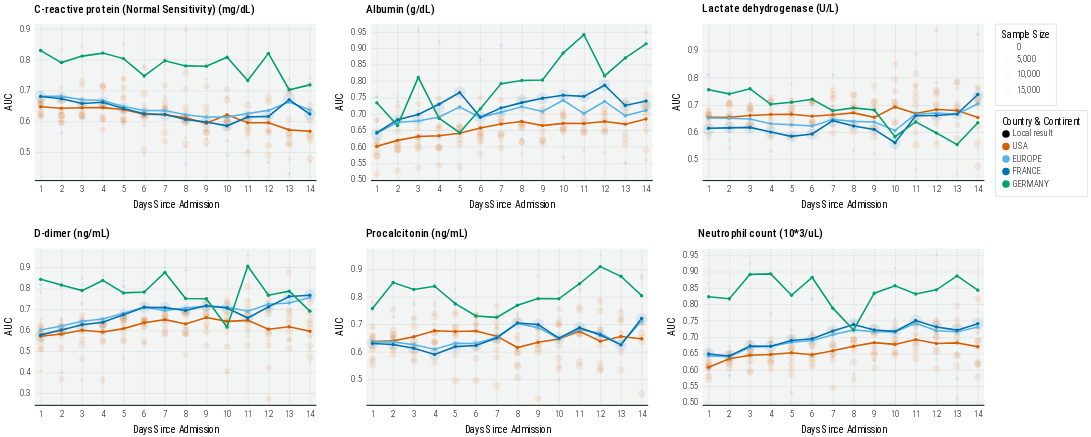

The notebook cell this image was saved under:
### Code cell
def plot_lab(df=None, lab='Neutrophil count (10*3/uL)', is_country=True):
    d = df.copy()
    d = d[d.lab == lab]
    
    showLegend = False
    if lab == 'Lactate dehydrogenase (U/L)':
        showLegend = True
    
    """
    Country-Level
    """
    dm = d[d.siteid.str.contains('META')].copy()
    dm.siteid = dm.siteid.apply(lambda x: x.replace('META-', ''))
    color_scale=alt.Scale(domain=countries, range=country_colors)
    
    plot = alt.Chart(
        dm
    ).mark_line(
#         point=True,
        size=2.5,
#         stroke='black',
        opacity=1
    ).encode(
        x=alt.X("day:Q", title='Days Since Admission', axis=alt.Axis(labelAngle=0, tickCount=10), scale=alt.Scale(clamp=True, nice=False, padding=10)),
        y=alt.Y("value:Q", title='AUC', scale=alt.Scale(zero=False, nice=False, padding=10)),
        # shape=alt.Shape("siteid:N", title='Continent', scale=alt.Scale(domain=['USA', 'EUROPE'], range=['circle', 'diamond']), legend=alt.Legend() if showLegend else None),
        color=alt.Color("siteid:N", title='Country & Continent', scale=color_scale, legend=alt.Legend() if showLegend else None),
    ).properties(
        width=450,
        height=250
    )
    
    point = plot.mark_point(
        filled=True,
        opacity=1,
        size=30
    ).encode(
        color=alt.Color("siteid:N", title='Country & Continent', scale=color_scale)
    )
    

    cp = (plot + point) # if is_country else plot

    """
    Site-Level
    """
    dm = d[~d.siteid.str.contains('META')].copy()
    color_scale=alt.Scale(domain=sites, range=site_colors)

    plot = alt.Chart(
        dm
    ).mark_line(
#         point=True,
        size=2.5,
#         stroke='black',
        opacity=0
    ).encode(
        x=alt.X("day:Q", title='Days Since Admission', axis=alt.Axis(labelAngle=0, tickCount=10), scale=alt.Scale(clamp=True, nice=False, padding=10)),
        y=alt.Y("value:Q", title='AUC', scale=alt.Scale(zero=False, nice=False, padding=10)),
        color=alt.Color("siteid:N", title=None, scale=color_scale, legend=None),
    ).properties(
        width=450,
        height=250
    )
    
    point = plot.mark_point(
        filled=True,
        opacity=0.1,
        size=150
    ).encode(
        color=alt.Color("siteid:N", title=None, scale=alt.Scale(domain=sites, range=site_colors), legend=None),
        size=alt.Size('N:Q', title='Sample Size', legend=alt.Legend() if showLegend else None),
        
        # color=alt.Color("N:Q", title='Sample Size', legend=alt.Legend() if showLegend else None),
        # shape=alt.Shape("siteid:N", title=None, scale=alt.Scale(domain=sites, range=site_shapes), legend=None),
        
        # opacity=alt.Opacity('N:Q', title='Sample Size', scale=alt.Scale(range=[0, 1]))
    )
    

    sp = (plot + point) # if is_country else plot
    
    """
    Combine
    """
    plot = (sp + cp).resolve_scale(color='independent', size='independent', shape='independent')
    
    plot = plot.properties(
        title={
            "text": [
                f"{lab}",
            ],
            "dx": 50,
            'fontSize': 18,
            "subtitleColor": "gray",
        }
    )

    return plot

# plot = plot_lab(df=df)

p1 = alt.hconcat(*(
   plot_lab(df=df, lab=lab, is_country=True) for lab in unique_labs[0:3]
), spacing=30)#.resolve_scale(color='shared', shape='shared', stroke='independent', size='independent')

p2 = alt.hconcat(*(
   plot_lab(df=df, lab=lab, is_country=True) for lab in unique_labs[3:6]
), spacing=30)#.resolve_scale(color='shared', shape='shared', stroke='independent', size='independent')

p3 = alt.hconcat(*(
   plot_lab(df=df, lab=lab, is_country=True) for lab in unique_labs[6:9]
), spacing=30)#.resolve_scale(color='shared', shape='shared', stroke='independent', size='independent')

plot = alt.vconcat(p1, p2, p3, spacing=30)#.resolve_scale(color='shared')

# plot = plot.properties(
#     title={
# #         "text": [
# #             f"Lab Trajectory",
# #         ],
#         "dx": 30,
# #         "subtitle": [
# #             get_visualization_subtitle(data_release=data_release, with_num_sites=False)
# #         ],
#         "subtitleColor": "gray",
#     }
# )

plot = apply_theme(
    plot,
    axis_y_title_font_size=16,
    title_anchor='start',
    legend_orient='right',
    legend_title_orient='top',
    axis_label_font_size=14,
    header_label_font_size=16,
    subtitle_font_size=18,
#     point_size=100
)

plot
